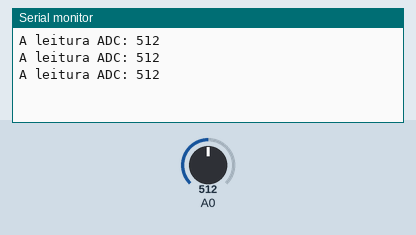
Simulated run of this sketch. Board: Arduino Uno, built with avr-gcc and run on an emulated ATmega328P. Shown: the last lines printed to the serial monitor. The inputs (shaded band) are chosen by the test bench; at power-on: A0 = 512.

Above: at 1.3 s.
1.4 s: A0 set to 716
At 1.9 s:
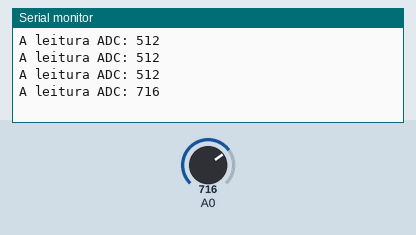
2.9 s: A0 set to 900
At 3.4 s:
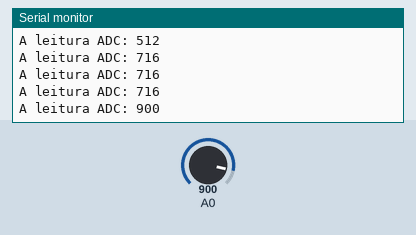
Timing chart, 0 to 5.9 s (numbered marks = the images above; inputs shaded):
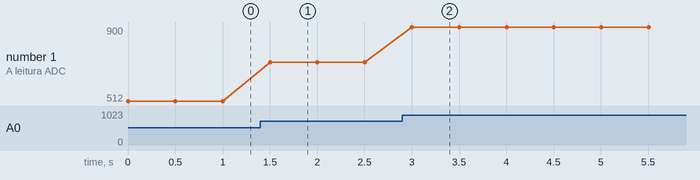

The sketch:

adc_potenciometro.ino
```cpp
void setup() {

  pinMode(14, INPUT);

  Serial.begin(9600);

}

void loop() {

  int leitura = analogRead(14);

  Serial.print("A leitura ADC: ");

  Serial.println(leitura);

  delay(500);

}
```

Measured:
- after the input at 1.4 s, the serial monitor: prints a new line after 0.10 s (image 1)
- after the input at 2.9 s, the serial monitor: prints a new line after 0.10 s (image 2)
- plotted number 1: 512 → 716 after the input at 1.4 s, 716 → 900 after the input at 2.9 s
